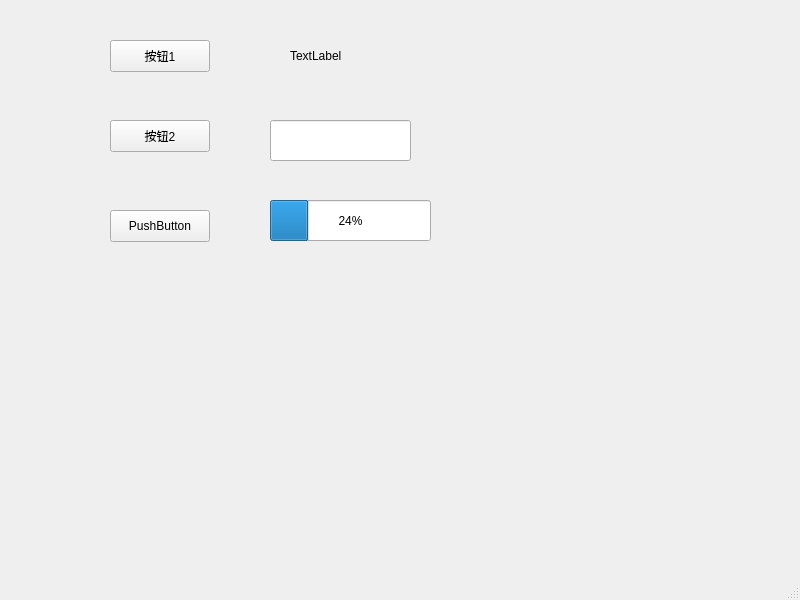
<?xml version="1.0" encoding="UTF-8"?>
<ui version="4.0">
 <class>MyPro</class>
 <widget class="QMainWindow" name="MyPro">
  <property name="geometry">
   <rect>
    <x>0</x>
    <y>0</y>
    <width>800</width>
    <height>600</height>
   </rect>
  </property>
  <property name="windowTitle">
   <string>MyPro</string>
  </property>
  <widget class="QWidget" name="centralwidget">
   <widget class="QPushButton" name="pushButton">
    <property name="geometry">
     <rect>
      <x>110</x>
      <y>40</y>
      <width>100</width>
      <height>32</height>
     </rect>
    </property>
    <property name="text">
     <string>按钮1</string>
    </property>
   </widget>
   <widget class="QPushButton" name="pushButton_2">
    <property name="geometry">
     <rect>
      <x>110</x>
      <y>120</y>
      <width>100</width>
      <height>32</height>
     </rect>
    </property>
    <property name="text">
     <string>按钮2</string>
    </property>
   </widget>
   <widget class="QPushButton" name="pushButton_3">
    <property name="geometry">
     <rect>
      <x>110</x>
      <y>210</y>
      <width>100</width>
      <height>32</height>
     </rect>
    </property>
    <property name="text">
     <string>PushButton</string>
    </property>
   </widget>
   <widget class="QProgressBar" name="progressBar">
    <property name="geometry">
     <rect>
      <x>270</x>
      <y>200</y>
      <width>161</width>
      <height>41</height>
     </rect>
    </property>
    <property name="value">
     <number>24</number>
    </property>
   </widget>
   <widget class="QLabel" name="label_CUIT">
    <property name="geometry">
     <rect>
      <x>290</x>
      <y>40</y>
      <width>111</width>
      <height>31</height>
     </rect>
    </property>
    <property name="text">
     <string>TextLabel</string>
    </property>
   </widget>
   <widget class="QLineEdit" name="lineEdit">
    <property name="geometry">
     <rect>
      <x>270</x>
      <y>120</y>
      <width>141</width>
      <height>41</height>
     </rect>
    </property>
    <property name="echoMode">
     <enum>QLineEdit::Password</enum>
    </property>
   </widget>
  </widget>
  <widget class="QMenuBar" name="menubar">
   <property name="geometry">
    <rect>
     <x>0</x>
     <y>0</y>
     <width>800</width>
     <height>24</height>
    </rect>
   </property>
  </widget>
  <widget class="QStatusBar" name="statusbar"/>
 </widget>
 <resources/>
 <connections/>
</ui>
